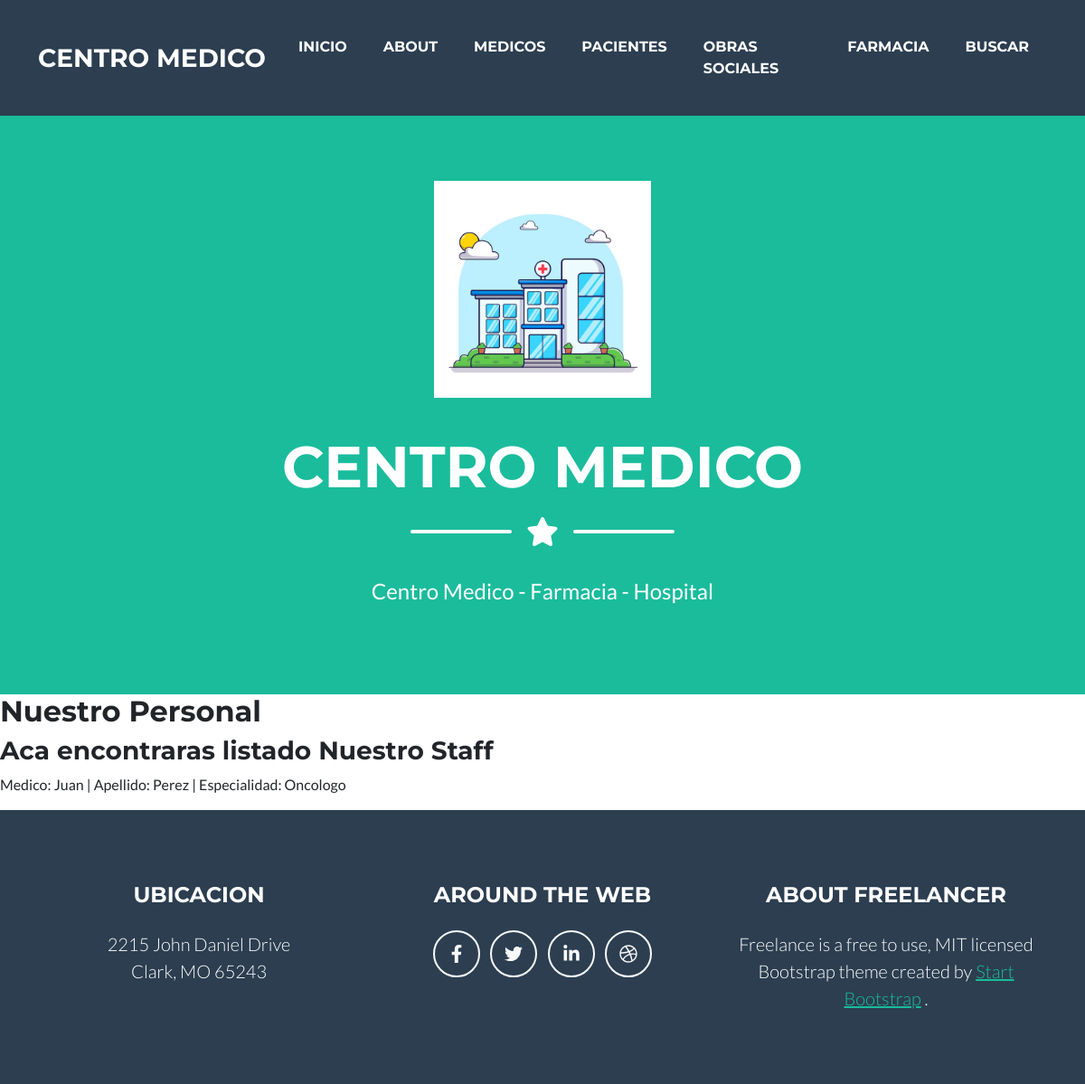
/medico_lista, run on an earlier commit of the app's database.
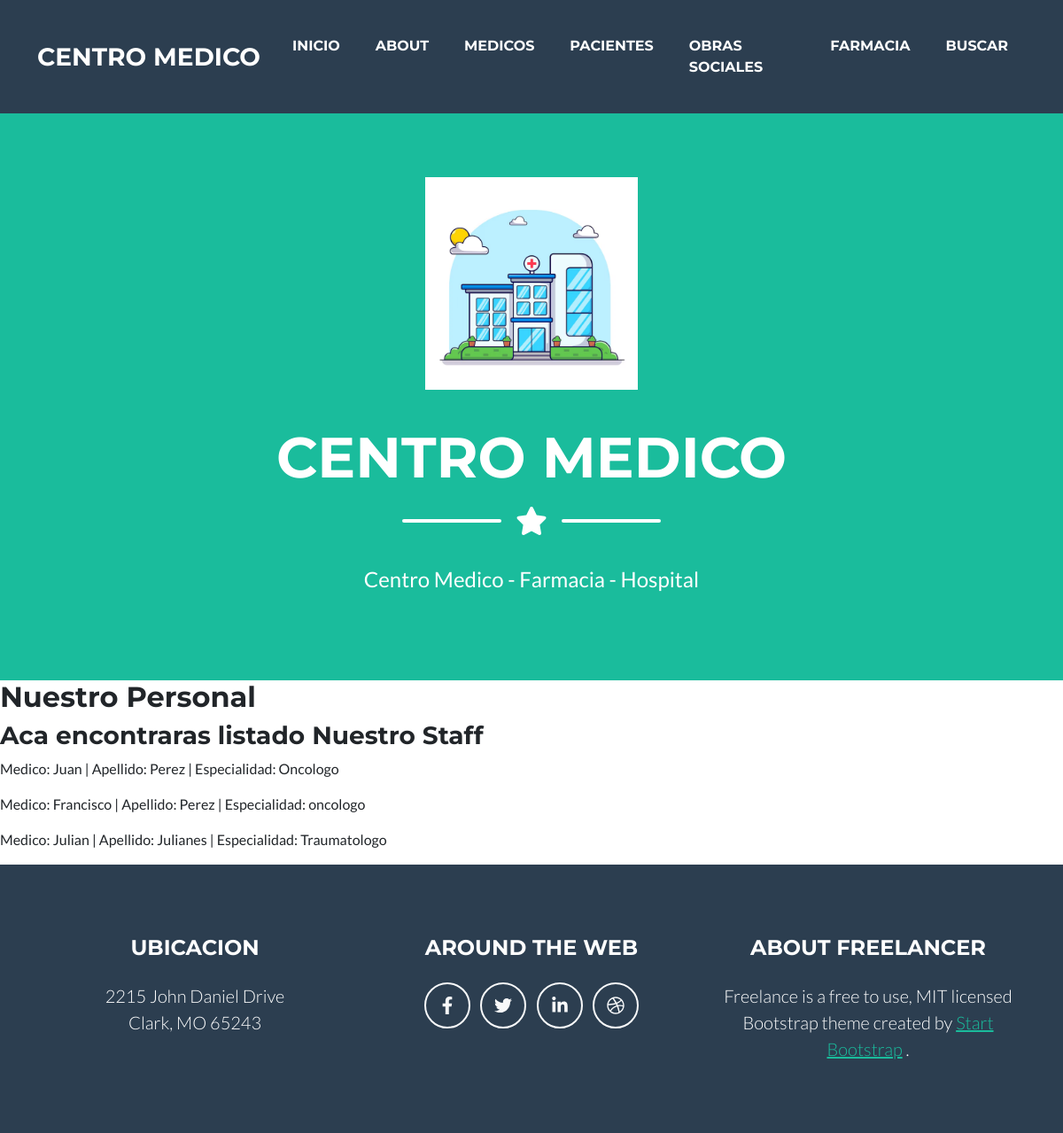
And on a later commit of the database.
### centromed/models.py (models this page shows, shortened)
class Medico(models.Model):
    nombre= models.CharField(max_length=20)
    apellido= models.CharField(max_length=20)
    matricula = models.IntegerField()
    especialidad= models.CharField (max_length=20)
    email= models.EmailField()

### centromed/views.py (the view)
# urls.py: path("medico_lista", MedicoListView.as_view(), name= "medico_lista"),
class MedicoListView(ListView):
    model = Medico
    context_object_name = "medicos"
    template_name = "centromed/medico_lista.html"

### centromed/templates/centromed/medico_lista.html (shortened to what this page needs)
{% extends 'centromed/base.html' %}
{% block mutable %}
    <h2>Nuestro Personal</h2>
    <h3>Aca encontraras listado Nuestro Staff</h3>
    {% for medico in medicos %}
        <p>Medico: {{medico.nombre}} | Apellido: {{medico.apellido}} | Especialidad: {{medico.especialidad}}</p>
    {% endfor %}
{% endblock %}

### centromed/templates/centromed/base.html (shortened to what this page needs)
{% load static %}
<!DOCTYPE html>
<html lang="en">
    <head>
        <link href="{% static 'centromed/css/styles.css' %}" rel="stylesheet" />
    </head>
    <body id="page-top">
        <nav class="navbar navbar-expand-lg bg-secondary text-uppercase fixed-top" id="mainNav">
            <div class="container">
                <a class="navbar-brand" href="{% url 'index' %}">Centro Medico</a>
                <div class="collapse navbar-collapse" id="navbarResponsive">
                    <ul class="navbar-nav ms-auto">
                        <li class="nav-item mx-0 mx-lg-1"><a class="nav-link py-3 px-0 px-lg-3 rounded" href="{% url 'index' %}">Inicio</a></li>
                        <li class="nav-item mx-0 mx-lg-1"><a class="nav-link py-3 px-0 px-lg-3 rounded" href="{% url 'about' %}">About</a></li>
                        <li class="nav-item mx-0 mx-lg-1"><a class="nav-link py-3 px-0 px-lg-3 rounded" href="{% url 'medicos' %}">Medicos</a></li>
                        <li class="nav-item mx-0 mx-lg-1"><a class="nav-link py-3 px-0 px-lg-3 rounded" href="{% url 'pacientes' %}">Pacientes</a></li>
                        <li class="nav-item mx-0 mx-lg-1"><a class="nav-link py-3 px-0 px-lg-3 rounded" href="{% url 'osociales' %}">Obras Sociales</a></li>
                        <li class="nav-item mx-0 mx-lg-1"><a class="nav-link py-3 px-0 px-lg-3 rounded" href="{% url 'farmacias' %}">Farmacia</a></li>
                        <li class="nav-item mx-0 mx-lg-1"><a class="nav-link py-3 px-0 px-lg-3 rounded" href="{% url 'busqueda-especialidad' %}">Buscar</a></li>
                    </ul>
                </div>
            </div>
        </nav>
        <header class="masthead bg-primary text-white text-center">
            <div class="container d-flex align-items-center flex-column">
                <img class="masthead-avatar mb-5" src="{% static 'centromed/assets/img/portfolio/centromed.jpg' %}" alt="..." />
                <h1 class="masthead-heading text-uppercase mb-0">Centro Medico</h1>
                <div class="divider-custom divider-light">
                    <div class="divider-custom-line"></div>
                    <div class="divider-custom-icon"><i class="fas fa-star"></i></div>
                    <div class="divider-custom-line"></div>
                </div>
                <p class="masthead-subheading font-weight-light mb-0">Centro Medico - Farmacia - Hospital</p>
            </div>
        </header>
        {% block mutable %}
        {% endblock mutable %}
        <footer class="footer text-center">
            <div class="container">
                <div class="row">
                    <div class="col-lg-4 mb-5 mb-lg-0">
                        <h4 class="text-uppercase mb-4">Ubicacion</h4>
                        <p class="lead mb-0">
                            2215 John Daniel Drive
                            <br />
                            Clark, MO 65243
                        </p>
                    </div>
                    <div class="col-lg-4 mb-5 mb-lg-0">
                        <h4 class="text-uppercase mb-4">Around the Web</h4>
                        <a class="btn btn-outline-light btn-social mx-1" href="#!"><i class="fab fa-fw fa-facebook-f"></i></a>
                        <a class="btn btn-outline-light btn-social mx-1" href="#!"><i class="fab fa-fw fa-twitter"></i></a>
                        <a class="btn btn-outline-light btn-social mx-1" href="#!"><i class="fab fa-fw fa-linkedin-in"></i></a>
                        <a class="btn btn-outline-light btn-social mx-1" href="#!"><i class="fab fa-fw fa-dribbble"></i></a>
                    </div>
                    <div class="col-lg-4">
                        <h4 class="text-uppercase mb-4">About Freelancer</h4>
                        <p class="lead mb-0">
                            Freelance is a free to use, MIT licensed Bootstrap theme created by
                            <a href="http://startbootstrap.com">Start Bootstrap</a>
                            .
                        </p>
                    </div>
                </div>
            </div>
        </footer>
    </body>
</html>

What changed in the data, as far as the page shows it:
added Medico: nombre "Francisco", apellido "Perez", especialidad "oncologo"
added Medico: nombre "Julian", apellido "Julianes", especialidad "Traumatologo"
